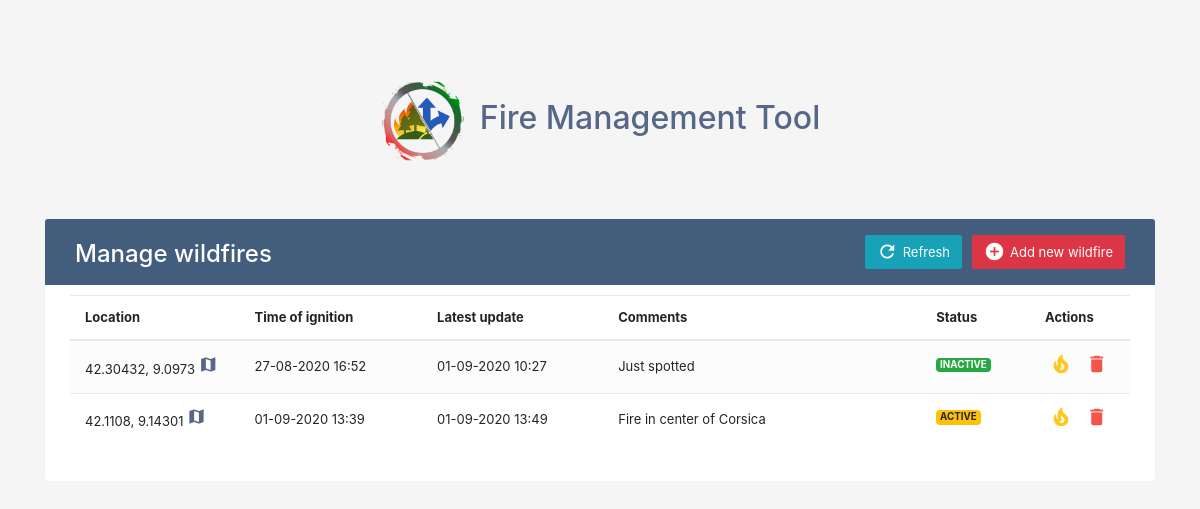
The page / on the database its author committed.
### tables this page shows
CREATE TABLE "wildfires"
(
	fid text
		constraint wildfires_pk
			primary key,
	latitude real,
	longitude real,
	t_init datetime,
	t_updated datetime,
	active boolean,
	sid text
, comments text);

### webApplication.py (the view)
@app.route('/')
def index():
    conn = sqlite3.connect('db/db.sqlite')
    cursor = conn.cursor()
    cursor.execute("SELECT sid, ROUND(latitude, 5), ROUND(longitude, 5), strftime('%d-%m-%Y %H:%M', t_init), strftime('%d-%m-%Y %H:%M', t_updated), comments, active FROM wildfires")
    rows = cursor.fetchall()
    return render_template('index.html', rows=rows)

### templates/index.html (shortened to what this page needs)
<!DOCTYPE html>
<html lang="en">
<head>
    <link rel="stylesheet" href="https://stackpath.bootstrapcdn.com/bootstrap/4.5.0/css/bootstrap.min.css">
    <link rel="stylesheet" href="https://maxcdn.bootstrapcdn.com/font-awesome/4.7.0/css/font-awesome.min.css">
	<link rel="stylesheet" type="text/css" href="https://js.api.here.com/v3/3.1/mapsjs-ui.css" />
    <link rel="stylesheet" href="{{ url_for('static',filename='styles/main.css') }}">
</head>
<body>
<div class="container-xl">
	<div class="table-responsive">
        <div class="py-5 text-center">
            <h2><span><img src="{{ url_for('static',filename='img/logo.png') }}" width="100" style="padding-right:15px"></span>Fire Management Tool</h2>
        </div>
		<div class="table-wrapper">
			<div class="table-title">
				<div class="row">
					<div class="col-sm-6">
						<h2>Manage wildfires</h2>
					</div>
					<div class="col-sm-6">
						<a href="#addWildfireModal" class="btn btn-danger" data-toggle="modal"><i class="material-icons">&#xE147;</i> <span>Add new wildfire</span></a>
						<a href="./" class="btn btn-info"><i class="material-icons">refresh</i> <span>Refresh</span></a>
					</div>
				</div>
			</div>
			<table class="table table-striped table-hover">
				<thead>
					<tr>
						<th>Location</th>
						<th>Time of ignition</th>
                        <th>Latest update</th>
						<th>Comments</th>
						<th>Status</th>
						<th>Actions</th>
					</tr>
				</thead>
				<tbody>
					{% for row in rows %}
						<tr>
							<td style="width:16%">
								{{row[1]}}, {{row[2]}}
								<a href="#showLocationModal" data-toggle="modal" data-lat={{row[1]}} data-lon={{row[2]}}><i class="material-icons" data-toggle="tooltip" title="Show on map">map</i></a>
							</td>
							<td>{{row[3]}}</td>
							<td>{{row[4]}}</td>
							<td style="width:30%">{{row[5]}}</td>
							<td>
								{% if row[6] %}
									<h1 class="badge badge-warning">ACTIVE</h1>
								{% else %}
									<h1 class="badge badge-success">INACTIVE</h1>
								{% endif %}
							</td>
							<td>
								{% if row[6] %}
									<a href="#deactivateWildfireModal" class="edit" data-toggle="modal" data-sid="{{row[0]}}"><i class="material-icons" data-toggle="tooltip" title="Deactivate">local_fire_department</i></a>
								{% else %}
									<a href="#activateWildfireModal" class="edit" data-toggle="modal" data-sid="{{row[0]}}"><i class="material-icons" data-toggle="tooltip" title="Activate">local_fire_department</i></a>
								{% endif %}
								<a href="#deleteWildfireModal" class="delete" data-toggle="modal" data-sid="{{row[0]}}"><i class="material-icons" data-toggle="tooltip" title="Delete">&#xE872;</i></a>
							</td>
						</tr>
					{% endfor %}
				</tbody>
			</table>
		</div>
	</div>
</div>
</body>
</html>

### static/styles/main.css (style rules this page uses)
body { color: #566787; background: #f5f5f5; font-size: 13px; }
.table-responsive { margin: 30px 0; }
.table-wrapper { background: #fff; padding: 20px 25px; border-radius: 3px; min-width: 1000px; box-shadow: 0 1px 1px rgba(0,0,0,.05); }
.table-title { padding-bottom: 15px; background: #435d7d; color: #fff; padding: 16px 30px; min-width: 100%; margin: -20px -25px 10px; border-radius: 3px 3px 0 0; }
.table-title h2 { margin: 5px 0 0; font-size: 24px; }
.table-title .btn { color: #fff; float: right; font-size: 13px; border: none; min-width: 50px; border-radius: 2px; border: none; outline: none !important; margin-left: 10px; }
.table-title .btn i { float: left; font-size: 21px; margin-right: 5px; }
.table-title .btn span { float: left; margin-top: 2px; }
table.table tr th, table.table tr td { border-color: #e9e9e9; padding: 12px 15px; vertical-align: middle; }
table.table tr th:first-child { width: 60px; }
table.table tr th:last-child { width: 100px; }
table.table-striped tbody tr:nth-of-type(odd) { background-color: #fcfcfc; }
table.table td:last-child i { opacity: 0.9; font-size: 22px; margin: 0 5px; }
table.table td a { font-weight: bold; color: #566787; display: inline-block; text-decoration: none; outline: none !important; }
table.table td a.edit { color: #FFC107; }
table.table td a.delete { color: #F44336; }
table.table td i { font-size: 19px; }

### rows shown on the page
wildfires: row "42.30432", row "9.0973", row "27-08-2020 16:52", row "01-09-2020 10:27", comments "Just spotted", active "INACTIVE"
wildfires: row "42.1108", row "9.14301", row "01-09-2020 13:39", row "01-09-2020 13:49", comments "Fire in center of Corsica", active "ACTIVE"
